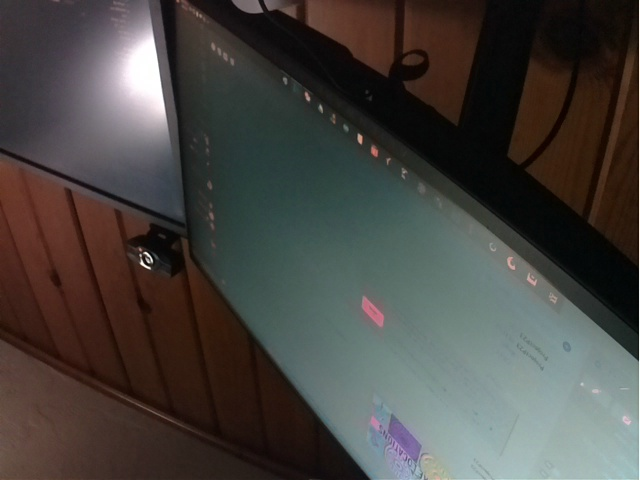
#> input picture image_processing/camera.jpg, 640 x 480 px
$ jupyter execute camsizecalibration.ipynb   (shell and % lines are left out)
#> lines starting #> are read from the running program, lines starting #| are printed output that depends on the picture
[cell 1]
import cv2
import numpy as np
import matplotlib.pyplot as plt

import seaborn as sns

[cell 2]
sns.set_theme(style="white", palette="pastel")

[cell 3]
vl_image = cv2.imread('camera.jpg')
#> vl_image is the input picture: shape (480, 640, 3); mean B, G, R 64.4, 68.2, 71
ir_image = cv2.imread('infra_red.jpg')
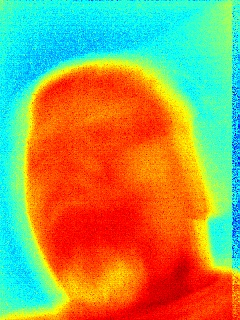
#> input picture image_processing/infra_red.jpg, 240 x 320 px
#> ir_image is the input picture: shape (320, 240, 3); mean B, G, R 91.2, 154.1, 163
print(f'Visible light info: \n', vl_image.shape, '\nIR Info: ', ir_image.shape)
#| Visible light info:
#|  (480, 640, 3)
#| IR Info:  (320, 240, 3)

[cell 4]
fig, (ax1, ax2) = plt.subplots(1, 2)
fig.suptitle('Original Images')
fig.set_figheight(5)
fig.set_figwidth(20)

ax1.imshow(vl_image)
ax1.set_title('Visible Light')

ax2.imshow(ir_image)
ax2.set_title('Infrared')
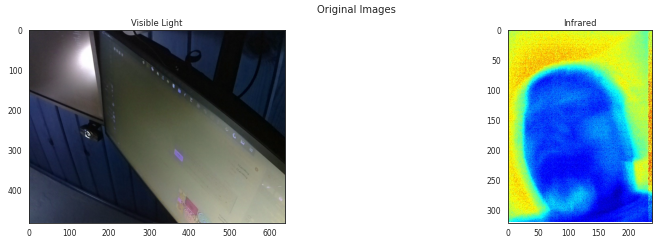
#> figure drawn by matplotlib, 2 panels; B, G, R data is drawn as R, G, B
